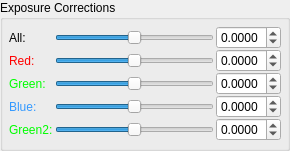
            <widget class="QGroupBox" name="grpExp">
             <property name="geometry">
              <rect>
               <x>10</x>
               <y>140</y>
               <width>290</width>
               <height>151</height>
              </rect>
             </property>
             <property name="title">
              <string>Exposure Corrections</string>
             </property>
             <layout class="QFormLayout" name="formLayout_2">
              <property name="fieldGrowthPolicy">
               <enum>QFormLayout::AllNonFixedFieldsGrow</enum>
              </property>
              <property name="horizontalSpacing">
               <number>2</number>
              </property>
              <property name="verticalSpacing">
               <number>0</number>
              </property>
              <property name="leftMargin">
               <number>6</number>
              </property>
              <property name="topMargin">
               <number>6</number>
              </property>
              <property name="rightMargin">
               <number>6</number>
              </property>
              <property name="bottomMargin">
               <number>6</number>
              </property>
              <item row="0" column="0">
               <widget class="QLabel" name="lblExpAll">
                <property name="toolTip">
                 <string>Global exposure correction applied for
all the channels -5..+5 stops</string>
                </property>
                <property name="text">
                 <string>All:</string>
                </property>
               </widget>
              </item>
              <item row="0" column="1">
               <layout class="QHBoxLayout" name="expAllHorLayout1">
                <property name="spacing">
                 <number>2</number>
                </property>
                <item>
                 <widget class="QSlider" name="expAll">
                  <property name="focusPolicy">
                   <enum>Qt::NoFocus</enum>
                  </property>
                  <property name="toolTip">
                   <string>Global exposure correction applied for
all the channels -10..+10 stops</string>
                  </property>
                  <property name="minimum">
                   <number>-100000</number>
                  </property>
                  <property name="maximum">
                   <number>100000</number>
                  </property>
                  <property name="pageStep">
                   <number>100</number>
                  </property>
                  <property name="tracking">
                   <bool>false</bool>
                  </property>
                  <property name="orientation">
                   <enum>Qt::Horizontal</enum>
                  </property>
                  <property name="invertedAppearance">
                   <bool>false</bool>
                  </property>
                  <property name="invertedControls">
                   <bool>false</bool>
                  </property>
                  <property name="tickPosition">
                   <enum>QSlider::NoTicks</enum>
                  </property>
                  <property name="tickInterval">
                   <number>6</number>
                  </property>
                 </widget>
                </item>
                <item>
                 <widget class="QDoubleSpinBox" name="expAllSpin">
                  <property name="sizePolicy">
                   <sizepolicy hsizetype="Preferred" vsizetype="Fixed">
                    <horstretch>0</horstretch>
                    <verstretch>0</verstretch>
                   </sizepolicy>
                  </property>
                  <property name="maximumSize">
                   <size>
                    <width>65</width>
                    <height>16777215</height>
                   </size>
                  </property>
                  <property name="focusPolicy">
                   <enum>Qt::WheelFocus</enum>
                  </property>
                  <property name="toolTip">
                   <string>Global exposure correction applied for
all the channels -10..+10 stops</string>
                  </property>
                  <property name="frame">
                   <bool>true</bool>
                  </property>
                  <property name="decimals">
                   <number>4</number>
                  </property>
                  <property name="minimum">
                   <double>-10.000000000000000</double>
                  </property>
                  <property name="maximum">
                   <double>10.000000000000000</double>
                  </property>
                  <property name="singleStep">
                   <double>0.010000000000000</double>
                  </property>
                 </widget>
                </item>
               </layout>
              </item>
              <item row="1" column="0">
               <widget class="QLabel" name="lblExpRed">
                <property name="palette">
                 <palette>
                  <active>
                   <colorrole role="WindowText">
                    <brush brushstyle="SolidPattern">
                     <color alpha="255">
                      <red>255</red>
                      <green>0</green>
                      <blue>0</blue>
                     </color>
                    </brush>
                   </colorrole>
                  </active>
                  <inactive>
                   <colorrole role="WindowText">
                    <brush brushstyle="SolidPattern">
                     <color alpha="255">
                      <red>255</red>
                      <green>0</green>
                      <blue>0</blue>
                     </color>
                    </brush>
                   </colorrole>
                  </inactive>
                  <disabled>
                   <colorrole role="WindowText">
                    <brush brushstyle="SolidPattern">
                     <color alpha="255">
                      <red>120</red>
                      <green>120</green>
                      <blue>120</blue>
                     </color>
                    </brush>
                   </colorrole>
                  </disabled>
                 </palette>
                </property>
                <property name="toolTip">
                 <string>Exposure correction for the
red channel -5..+5 stops</string>
                </property>
                <property name="text">
                 <string>Red:</string>
                </property>
               </widget>
              </item>
              <item row="1" column="1">
               <layout class="QHBoxLayout" name="expRedHorLayout1">
                <property name="spacing">
                 <number>2</number>
                </property>
                <item>
                 <widget class="QSlider" name="expRed">
                  <property name="focusPolicy">
                   <enum>Qt::NoFocus</enum>
                  </property>
                  <property name="toolTip">
                   <string>Exposure correction for the
red channel -10..+10 stops</string>
                  </property>
                  <property name="minimum">
                   <number>-100000</number>
                  </property>
                  <property name="maximum">
                   <number>100000</number>
                  </property>
                  <property name="pageStep">
                   <number>100</number>
                  </property>
                  <property name="tracking">
                   <bool>false</bool>
                  </property>
                  <property name="orientation">
                   <enum>Qt::Horizontal</enum>
                  </property>
                  <property name="invertedAppearance">
                   <bool>false</bool>
                  </property>
                  <property name="invertedControls">
                   <bool>false</bool>
                  </property>
                  <property name="tickPosition">
                   <enum>QSlider::NoTicks</enum>
                  </property>
                  <property name="tickInterval">
                   <number>6</number>
                  </property>
                 </widget>
                </item>
                <item>
                 <widget class="QDoubleSpinBox" name="expRedSpin">
                  <property name="sizePolicy">
                   <sizepolicy hsizetype="Preferred" vsizetype="Fixed">
                    <horstretch>0</horstretch>
                    <verstretch>0</verstretch>
                   </sizepolicy>
                  </property>
                  <property name="maximumSize">
                   <size>
                    <width>65</width>
                    <height>16777215</height>
                   </size>
                  </property>
                  <property name="focusPolicy">
                   <enum>Qt::WheelFocus</enum>
                  </property>
                  <property name="toolTip">
                   <string>Exposure correction for the
red channel -10..+10 stops</string>
                  </property>
                  <property name="frame">
                   <bool>true</bool>
                  </property>
                  <property name="decimals">
                   <number>4</number>
                  </property>
                  <property name="minimum">
                   <double>-10.000000000000000</double>
                  </property>
                  <property name="maximum">
                   <double>10.000000000000000</double>
                  </property>
                  <property name="singleStep">
                   <double>0.050000000000000</double>
                  </property>
                 </widget>
                </item>
               </layout>
              </item>
              <item row="2" column="0">
               <widget class="QLabel" name="lblExpGreen">
                <property name="palette">
                 <palette>
                  <active>
                   <colorrole role="WindowText">
                    <brush brushstyle="SolidPattern">
                     <color alpha="255">
                      <red>0</red>
                      <green>255</green>
                      <blue>0</blue>
                     </color>
                    </brush>
                   </colorrole>
                  </active>
                  <inactive>
                   <colorrole role="WindowText">
                    <brush brushstyle="SolidPattern">
                     <color alpha="255">
                      <red>0</red>
                      <green>255</green>
                      <blue>0</blue>
                     </color>
                    </brush>
                   </colorrole>
                  </inactive>
                  <disabled>
                   <colorrole role="WindowText">
                    <brush brushstyle="SolidPattern">
                     <color alpha="255">
                      <red>120</red>
                      <green>120</green>
                      <blue>120</blue>
                     </color>
                    </brush>
                   </colorrole>
                  </disabled>
                 </palette>
                </property>
                <property name="toolTip">
                 <string>Exposure correction for the
green channel -5..+5 stops</string>
                </property>
                <property name="text">
                 <string>Green:</string>
                </property>
               </widget>
              </item>
              <item row="2" column="1">
               <layout class="QHBoxLayout" name="expGreenHorLayout1">
                <property name="spacing">
                 <number>2</number>
                </property>
                <item>
                 <widget class="QSlider" name="expGreen">
                  <property name="focusPolicy">
                   <enum>Qt::NoFocus</enum>
                  </property>
                  <property name="toolTip">
                   <string>Exposure correction for the
green channel -10..+10 stops</string>
                  </property>
                  <property name="minimum">
                   <number>-100000</number>
                  </property>
                  <property name="maximum">
                   <number>100000</number>
                  </property>
                  <property name="pageStep">
                   <number>100</number>
                  </property>
                  <property name="tracking">
                   <bool>false</bool>
                  </property>
                  <property name="orientation">
                   <enum>Qt::Horizontal</enum>
                  </property>
                  <property name="invertedControls">
                   <bool>false</bool>
                  </property>
                  <property name="tickPosition">
                   <enum>QSlider::NoTicks</enum>
                  </property>
                  <property name="tickInterval">
                   <number>6</number>
                  </property>
                 </widget>
                </item>
                <item>
                 <widget class="QDoubleSpinBox" name="expGreenSpin">
                  <property name="sizePolicy">
                   <sizepolicy hsizetype="Preferred" vsizetype="Fixed">
                    <horstretch>0</horstretch>
                    <verstretch>0</verstretch>
                   </sizepolicy>
                  </property>
                  <property name="maximumSize">
                   <size>
                    <width>65</width>
                    <height>16777215</height>
                   </size>
                  </property>
                  <property name="focusPolicy">
                   <enum>Qt::WheelFocus</enum>
                  </property>
                  <property name="toolTip">
                   <string>Exposure correction for the
green channel -10..+10 stops</string>
                  </property>
                  <property name="frame">
                   <bool>true</bool>
                  </property>
                  <property name="decimals">
                   <number>4</number>
                  </property>
                  <property name="minimum">
                   <double>-10.000000000000000</double>
                  </property>
                  <property name="maximum">
                   <double>10.000000000000000</double>
                  </property>
                  <property name="singleStep">
                   <double>0.050000000000000</double>
                  </property>
                 </widget>
                </item>
               </layout>
              </item>
              <item row="3" column="0">
               <widget class="QLabel" name="lblExpBlue">
                <property name="palette">
                 <palette>
                  <active>
                   <colorrole role="WindowText">
                    <brush brushstyle="SolidPattern">
                     <color alpha="255">
                      <red>51</red>
                      <green>153</green>
                      <blue>255</blue>
                     </color>
                    </brush>
                   </colorrole>
                  </active>
                  <inactive>
                   <colorrole role="WindowText">
                    <brush brushstyle="SolidPattern">
                     <color alpha="255">
                      <red>51</red>
                      <green>153</green>
                      <blue>255</blue>
                     </color>
                    </brush>
                   </colorrole>
                  </inactive>
                  <disabled>
                   <colorrole role="WindowText">
                    <brush brushstyle="SolidPattern">
                     <color alpha="255">
                      <red>120</red>
                      <green>120</green>
                      <blue>120</blue>
                     </color>
                    </brush>
                   </colorrole>
                  </disabled>
                 </palette>
                </property>
                <property name="toolTip">
                 <string>Exposure correction for the
blue channel -5..+5 stops</string>
                </property>
                <property name="text">
                 <string>Blue:</string>
                </property>
               </widget>
              </item>
              <item row="3" column="1">
               <layout class="QHBoxLayout" name="expBlueHorLayout1">
                <property name="spacing">
                 <number>2</number>
                </property>
                <item>
                 <widget class="QSlider" name="expBlue">
                  <property name="focusPolicy">
                   <enum>Qt::NoFocus</enum>
                  </property>
                  <property name="toolTip">
                   <string>Exposure correction for the
blue channel -10..+10 stops</string>
                  </property>
                  <property name="minimum">
                   <number>-100000</number>
                  </property>
                  <property name="maximum">
                   <number>100000</number>
                  </property>
                  <property name="pageStep">
                   <number>100</number>
                  </property>
                  <property name="tracking">
                   <bool>false</bool>
                  </property>
                  <property name="orientation">
                   <enum>Qt::Horizontal</enum>
                  </property>
                  <property name="invertedControls">
                   <bool>false</bool>
                  </property>
                  <property name="tickPosition">
                   <enum>QSlider::NoTicks</enum>
                  </property>
                  <property name="tickInterval">
                   <number>6</number>
                  </property>
                 </widget>
                </item>
                <item>
                 <widget class="QDoubleSpinBox" name="expBlueSpin">
                  <property name="sizePolicy">
                   <sizepolicy hsizetype="Preferred" vsizetype="Fixed">
                    <horstretch>0</horstretch>
                    <verstretch>0</verstretch>
                   </sizepolicy>
                  </property>
                  <property name="maximumSize">
                   <size>
                    <width>65</width>
                    <height>16777215</height>
                   </size>
                  </property>
                  <property name="focusPolicy">
                   <enum>Qt::WheelFocus</enum>
                  </property>
                  <property name="toolTip">
                   <string>Exposure correction for the
blue channel -10..+10 stops</string>
                  </property>
                  <property name="frame">
                   <bool>true</bool>
                  </property>
                  <property name="decimals">
                   <number>4</number>
                  </property>
                  <property name="minimum">
                   <double>-10.000000000000000</double>
                  </property>
                  <property name="maximum">
                   <double>10.000000000000000</double>
                  </property>
                  <property name="singleStep">
                   <double>0.050000000000000</double>
                  </property>
                 </widget>
                </item>
               </layout>
              </item>
              <item row="4" column="0">
               <widget class="QLabel" name="lblExpGreen2">
                <property name="palette">
                 <palette>
                  <active>
                   <colorrole role="WindowText">
                    <brush brushstyle="SolidPattern">
                     <color alpha="255">
                      <red>0</red>
                      <green>255</green>
                      <blue>0</blue>
                     </color>
                    </brush>
                   </colorrole>
                  </active>
                  <inactive>
                   <colorrole role="WindowText">
                    <brush brushstyle="SolidPattern">
                     <color alpha="255">
                      <red>0</red>
                      <green>255</green>
                      <blue>0</blue>
                     </color>
                    </brush>
                   </colorrole>
                  </inactive>
                  <disabled>
                   <colorrole role="WindowText">
                    <brush brushstyle="SolidPattern">
                     <color alpha="255">
                      <red>120</red>
                      <green>120</green>
                      <blue>120</blue>
                     </color>
                    </brush>
                   </colorrole>
                  </disabled>
                 </palette>
                </property>
                <property name="toolTip">
                 <string>Exposure correction for the
green2 channel -5..+5 stops</string>
                </property>
                <property name="text">
                 <string>Green2:</string>
                </property>
               </widget>
              </item>
              <item row="4" column="1">
               <layout class="QHBoxLayout" name="expGreen2HorLayout1">
                <property name="spacing">
                 <number>2</number>
                </property>
                <item>
                 <widget class="QSlider" name="expGreen2">
                  <property name="focusPolicy">
                   <enum>Qt::NoFocus</enum>
                  </property>
                  <property name="toolTip">
                   <string>Exposure correction for the
green2 channel -10..+10 stops</string>
                  </property>
                  <property name="minimum">
                   <number>-100000</number>
                  </property>
                  <property name="maximum">
                   <number>100000</number>
                  </property>
                  <property name="pageStep">
                   <number>100</number>
                  </property>
                  <property name="tracking">
                   <bool>false</bool>
                  </property>
                  <property name="orientation">
                   <enum>Qt::Horizontal</enum>
                  </property>
                  <property name="invertedAppearance">
                   <bool>false</bool>
                  </property>
                  <property name="invertedControls">
                   <bool>false</bool>
                  </property>
                  <property name="tickPosition">
                   <enum>QSlider::NoTicks</enum>
                  </property>
                  <property name="tickInterval">
                   <number>6</number>
                  </property>
                 </widget>
                </item>
                <item>
                 <widget class="QDoubleSpinBox" name="expGreen2Spin">
                  <property name="sizePolicy">
                   <sizepolicy hsizetype="Preferred" vsizetype="Fixed">
                    <horstretch>0</horstretch>
                    <verstretch>0</verstretch>
                   </sizepolicy>
                  </property>
                  <property name="maximumSize">
                   <size>
                    <width>65</width>
                    <height>16777215</height>
                   </size>
                  </property>
                  <property name="focusPolicy">
                   <enum>Qt::WheelFocus</enum>
                  </property>
                  <property name="toolTip">
                   <string>Exposure correction for the
green2 channel -10..+10 stops</string>
                  </property>
                  <property name="frame">
                   <bool>true</bool>
                  </property>
                  <property name="decimals">
                   <number>4</number>
                  </property>
                  <property name="minimum">
                   <double>-10.000000000000000</double>
                  </property>
                  <property name="maximum">
                   <double>10.000000000000000</double>
                  </property>
                  <property name="singleStep">
                   <double>0.050000000000000</double>
                  </property>
                 </widget>
                </item>
               </layout>
              </item>
             </layout>
            </widget>
